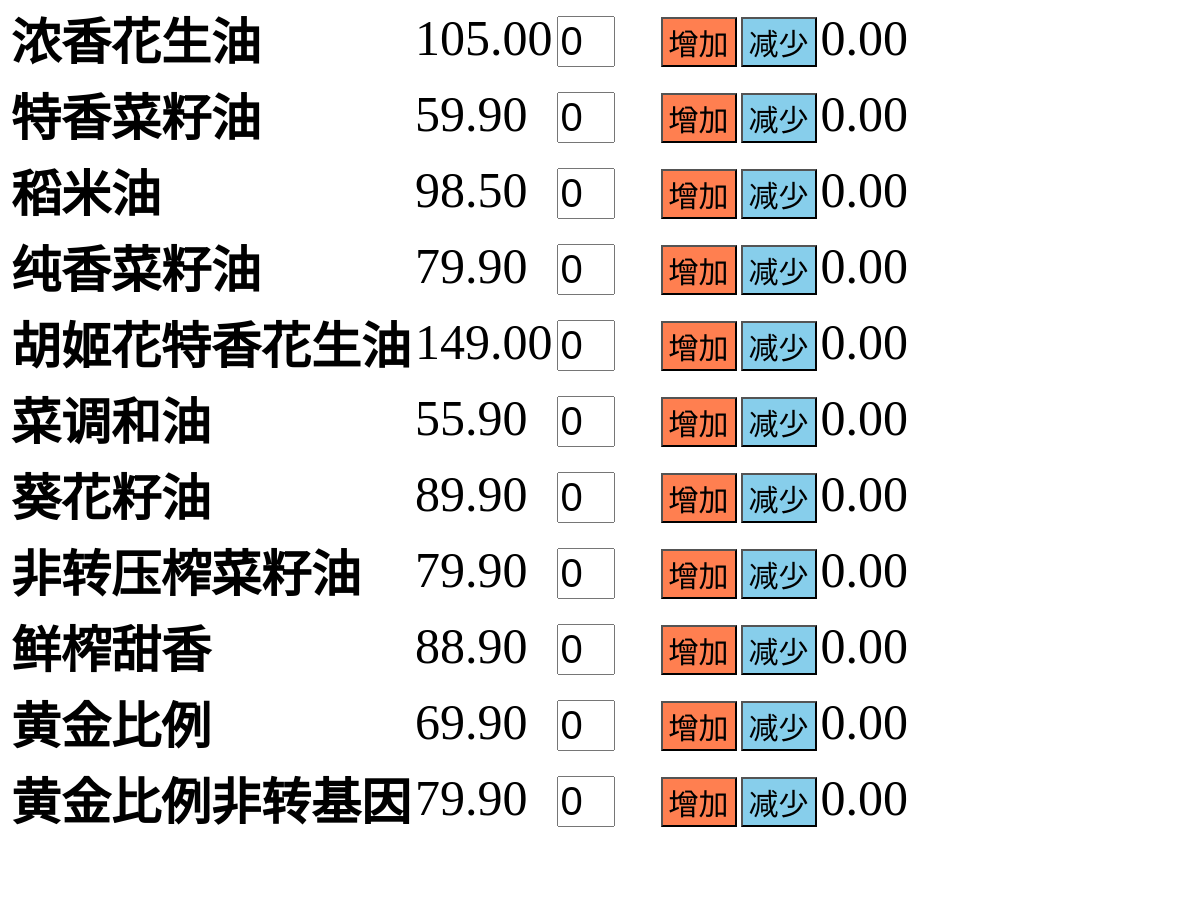
The page /store/ (middle part) on the database as committed earlier.
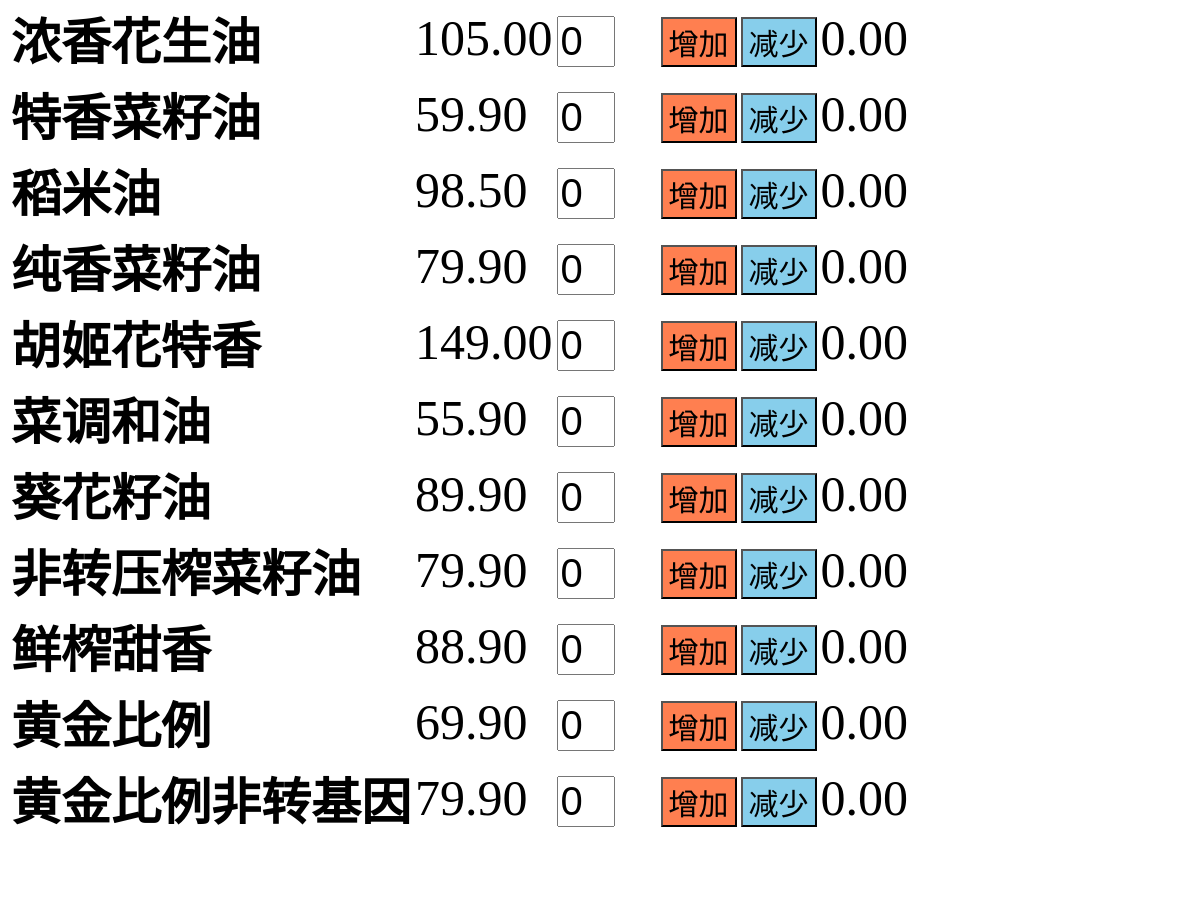
The same page on the database as committed later.
### Calculator/models.py (models this page shows, shortened)
class Commodity(models.Model):
    name = models.CharField(max_length=100)
    price = models.DecimalField(max_digits=10, decimal_places=2)
    quantity = models.IntegerField()

### Calculator/views.py (the view)
# urls.py: path("", views.index, name="index"),
def index(request):
    commodity_list = Commodity.objects.order_by("name")
    context = {
        "commodity_list": commodity_list,
    }
    return render(request, "Calculator/index.html", context)

### Calculator/templates/Calculator/index.html (shortened to what this page needs)
<!DOCTYPE html>
<html lang="en">
<head>
    <link rel="stylesheet" type="text/css" href="../CSS/index.css">
</head>
<body>
<table>
    <tbody>
    {% for commodity in commodity_list %}
        <tr style="font-size: 50px">
            <td style="font-weight: bold">{{ commodity.name }}</td>
            <td>{{ commodity.price }}</td>
            <td>
                <input style="width: 50px;font-size: 40px" class="quantity-input" type="number" name="quantity" value="0" id="quantity_{{ forloop.counter }}">
            </td>
            <td>
                <button style="font-size: 30px; background-color: coral" onclick=increaseQuantity({{ forloop.counter }})>增加</button>
            </td>
            <td>
                <button style="font-size: 30px; background-color: skyblue" onclick=decreaseQuantity({{ forloop.counter }})>减少</button>
            </td>
            <td id="total_{{ forloop.counter }}">0.00</td>
        </tr>
    {% endfor %}
    </tbody>
</table>
</body>
</html>

Rows that differ between the two databases and show on the page:
changed Commodity: name "胡姬花特香花生油" → "胡姬花特香"
